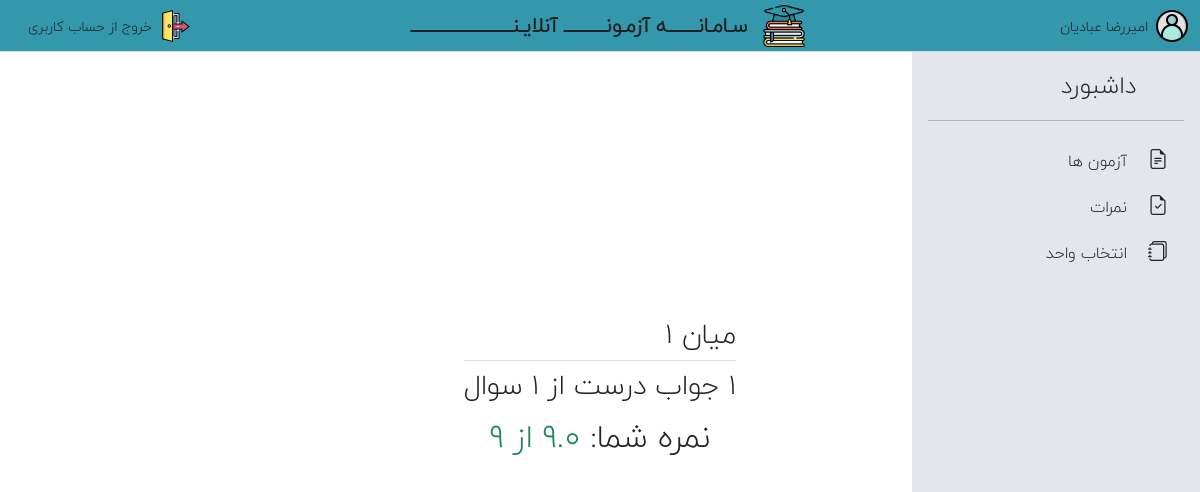
Page /exam_result/1 (signed in) on the committed database.
### online_test/models.py (models this page shows, shortened)
class User(db.Model, UserMixin):
    id = db.Column(db.Integer, primary_key=True)
    name = db.Column(db.String(100), nullable=False) # Full name
    identifier = db.Column(db.String(10), nullable=False, unique=True)
    user_type = db.Column(db.String(30), default='student')
    password = db.Column(db.String(32), nullable=False)
    phone = db.Column(db.String(32))
    answers = db.relationship("Answer", backref="student")
    courses_of_teacher = db.relationship('Course', backref="teacher")
    courses_of_student = db.relationship('Course', secondary=enrolls, backref=db.backref("enrolled_students", lazy="dynamic"))
    completed_exams = db.relationship('Exam', secondary=completed_exams, backref=db.backref("completed_students", lazy="dynamic"))
    create_date = db.Column(db.DateTime, default=datetime.utcnow)
    @property
    def is_teacher(self):
        return self.user_type == 'teacher'

class Exam(db.Model):
    id = db.Column(db.Integer, primary_key=True)
    name = db.Column(db.String(200))
    course_id = db.Column(db.Integer, db.ForeignKey("course.id"))
    duration = db.Column(db.Integer, default=60)
    questions = db.relationship("Question", backref="exam")
    answers = db.relationship("Answer", backref="exam")
    date = db.Column(db.DateTime)
    points = db.Column(db.Integer)
    create_date = db.Column(db.DateTime, default=datetime.utcnow)
    def get_score(self, user):
        ans = list(filter(lambda x: x.student == user, self.answers))
        score = sum([x.is_currect for x in ans]) / (len(ans) or 1)
        return self.points * score

### online_test/routes.py (the view)
@app.route('/exam_result/<exam_id>')
@login_required
def exam_result(exam_id):
    exam = db.session.query(Exam).get(int(exam_id))
    if not exam or  exam not in current_user.completed_exams or exam.date > datetime.now():
        return redirect(url_for('exam', exam_id=exam_id))
    ans = list(filter(lambda x: x.exam.id == int(exam_id) , current_user.answers))
    currect = sum([a.is_currect for a in ans])
    total = len(exam.questions)
    point = exam.get_score(current_user)
    return render_template("exam_result.html", point=point, exam=exam, currect=currect, total=total)

### online_test/models.py (called while the page is built)
@login_manager.user_loader
def load_user(user_id):
    return User.query.get(int(user_id))

    @property
    def is_currect(self):
        q = self.question
        return self.value == q.currect_answer

### online_test/routes.py (called while the page is built)
@app.teardown_appcontext
def teardown_source(exception):
   return g.pop('source', None)

### online_test/templates/exam_result.html (shortened to what this page needs)
{% extends 'base.html' %}
{% if not exam %}
    <h1>آزمون یافت نشد.</h1>
{% else %}
    {% block main %}
        {% with active_tab = 'exam', extra_class="hided"%}
        {% include '/student/student_sidebar.html' %}
        {% endwith %}
        <div class="exam_page w-100 h-100 d-flex justify-content-center align-items-center flex-column" >
            {% if not exam %}
                <h1 class="text-center">آزمون یافت نشد.</h1>
            {% else %}
            <div class="details">
                <h3 class="border-bottom pb-2">{{ exam.name }}</h3>
                <h3 class="text-center">{{ currect }} جواب درست از {{ total }} سوال</h3>
                <h2 class="text-center my-3">
                    نمره شما:
                    <span class="text-success">{{ point }} از {{ exam.points }}</span>
                </h2>
            </div>
            {% endif %}
        </div>
        {% endblock %}
        {% endif  %}

### online_test/templates/navbar.html (shortened to what this page needs)
{% if current_user.is_authenticated %}
<nav class="navbar navbar-light bg-main">
  <div class="container-fluid">
    {% if current_user.is_authenticated %}
      <a class="user text-decoration-none d-none d-md-flex" href="/" >
        <img src="{{url_for('static', filename='img/user.png')}}"  alt="logout" class="d-inline-block align-text-top logout">
        <span>{{ current_user.name }}</span>
      </a>
    {% endif %}
    <a class="navbar-brand flex-grow-1 logo justify-content-center d-none d-md-flex" href="#">
      <img src="{{url_for('static', filename='img/logo.png')}}" alt="logo" class="d-inline-block align-text-top logo">
      سـامـانــــــــه آزمـونـــــــــــ آنلایـنـــــــــــــــــــــــــــ
    </a>
    {% if current_user.is_authenticated %}
      <a class="logout text-decoration-none d-none d-md-flex"  href="/logout" >
        <img src="{{url_for('static', filename='img/logout.png')}}"  alt="logout" class="d-inline-block align-text-top logout">
        <span>خروج از  حساب کاربری</span>
      </a>
    {% endif %}
  </div>
</nav>
{% endif %}

### online_test/static/css/master.css (style rules this page uses)
* { font-family: IRANYekan; }
a { text-decoration: none; }
body { height: calc(100vh - 61px); padding-top: 52px; }
nav.navbar { padding: 0; border-bottom: 1px solid #ddd; position: fixed; width: 100%; left: 0; top: 0; z-index: 1; height: 52px; }
nav.navbar a { display: flex; align-items: center; color: #201F1F !important; }
nav.navbar a.logo { font-weight: 900; }
nav.navbar a.user, nav.navbar a.logout { width: 180px; font-size: 14px; }
nav.navbar img.logo { width: 42px; height: 42px; margin-left: 16px; }
nav.navbar img.logout { width: 32px; height: 32px; margin-left: 8px; }

### rows in the picture
User: name "امیررضا عبادیان"
Exam: name "میان 1", points "9"

### other values in the picture
{{ currect }} "1"
{{ total }} "1"
